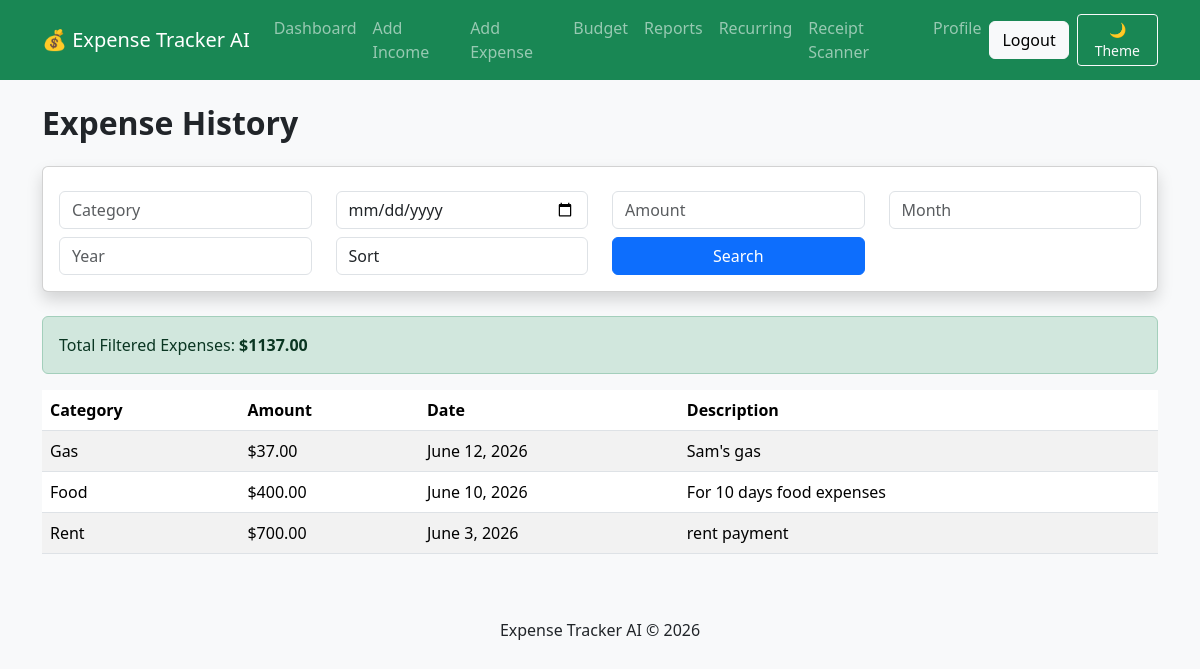
Before: /expense/list/ (signed in) with the older database file.
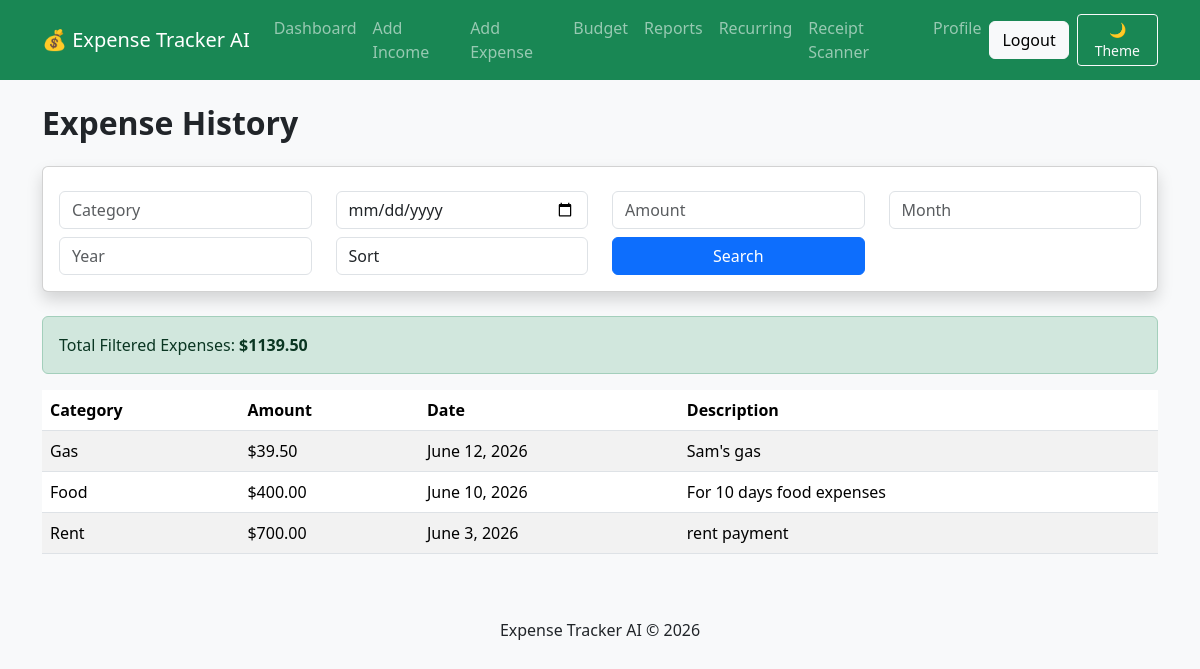
After: the same page with the newer database file.
### tracker/models.py (models this page shows, shortened)
class Expense(models.Model):
    CATEGORY_CHOICES = [
        ('Food', 'Food'),
        ('Rent', 'Rent'),
        ('Gas', 'Gas'),
        ('Shopping', 'Shopping'),
        ('Bills', 'Bills'),
        ('Travel', 'Travel'),
        ('Healthcare', 'Healthcare'),
        ('Other', 'Other'),
    ]
    user = models.ForeignKey(
        User,
        on_delete=models.CASCADE
    )
    category = models.CharField(
        max_length=50,
        choices=CATEGORY_CHOICES
    )
    amount = models.DecimalField(
        max_digits=10,
        decimal_places=2
    )
    date = models.DateField()
    description = models.CharField(
        max_length=200
    )

### tracker/views.py (the view)
@login_required
def expense_list(request):
    expenses = Expense.objects.filter(
        user=request.user
    )
    category = request.GET.get("category")
    expense_date = request.GET.get("date")
    amount = request.GET.get("amount")
    month = request.GET.get("month")
    year = request.GET.get("year")
    sort = request.GET.get("sort")
    if category:
        expenses = expenses.filter(
            category__icontains=category
        )
    if expense_date:
        expenses = expenses.filter(
            date=expense_date
        )
    if amount:
        expenses = expenses.filter(
            amount=amount
        )
    if month:
        expenses = expenses.filter(
            date__month=month
        )
    if year:
        expenses = expenses.filter(
            date__year=year
        )
    if sort == "high":
        expenses = expenses.order_by(
            "-amount"
        )
    elif sort == "low":
        expenses = expenses.order_by(
            "amount"
        )
    else:
        expenses = expenses.order_by(
            "-date"
        )
    filtered_total = sum(
        expense.amount
        for expense in expenses
    )
    currency_symbol = "$"
    if hasattr(request.user, "profile"):
        currency_symbol = request.user.profile.currency_symbol
    return render(
        request,
        "expense_list.html",
        {
            "expenses": expenses,
            "filtered_total": filtered_total,
            "currency_symbol": currency_symbol,
        },
    )

### templates/expense_list.html (shortened to what this page needs)
{% extends 'base.html' %}
{% block content %}
<h2 class="mb-4">
    Expense History
</h2>
<div class="card mb-4 shadow">
    <div class="card-body">
        <form method="GET">
            <div class="row">
                <div class="col-md-3 mt-2">
                    <input
                        type="text"
                        name="category"
                        class="form-control"
                        placeholder="Category">
                </div>
                <div class="col-md-3 mt-2">
                    <input
                        type="date"
                        name="date"
                        class="form-control">
                </div>
                <div class="col-md-3 mt-2">
                    <input
                        type="number"
                        name="amount"
                        class="form-control"
                        placeholder="Amount">
                </div>
                <div class="col-md-3 mt-2">
                    <input
                        type="number"
                        name="month"
                        min="1"
                        max="12"
                        class="form-control"
                        placeholder="Month">
                </div>
                <div class="col-md-3 mt-2">
                    <input
                        type="number"
                        name="year"
                        class="form-control"
                        placeholder="Year">
                </div>
                <div class="col-md-3 mt-2">
                    <select
                        name="sort"
                        class="form-control">
                        <option value="">Sort</option>
                    </select>
                </div>
                <div class="col-md-3 mt-2">
                    <button
                        class="btn btn-primary w-100">
                        Search
                    </button>
                </div>
            </div>
        </form>
    </div>
</div>
<div class="alert alert-success">
    Total Filtered Expenses:
    <strong>
        {{ currency_symbol }}{{ filtered_total }}
    </strong>
</div>
<table class="table table-striped">
    <thead>
        <tr>
            <th>Category</th>
            <th>Amount</th>
            <th>Date</th>
            <th>Description</th>
        </tr>
    </thead>
    <tbody>
        {% for expense in expenses %}
        <tr>
            <td>{{ expense.category }}</td>
            <td>
                {{ currency_symbol }}{{ expense.amount }}
            </td>
            <td>{{ expense.date }}</td>
            <td>{{ expense.description }}</td>
        </tr>
        {% endfor %}
    </tbody>
</table>
{% endblock %}

Changed rows visible on the page:
changed Expense "Gas": amount "37.00" → "39.50"
Other visible differences:
{{ filtered_total }}: "1137.00" → "1139.50"
